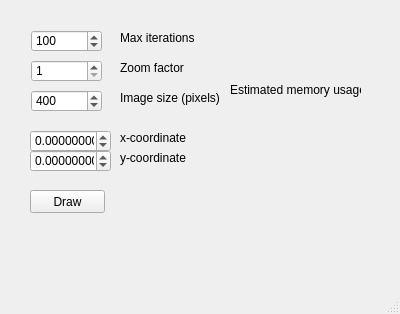
<?xml version="1.0" encoding="UTF-8"?>
<ui version="4.0">
 <class>MainWindow</class>
 <widget class="QMainWindow" name="MainWindow">
  <property name="geometry">
   <rect>
    <x>0</x>
    <y>0</y>
    <width>400</width>
    <height>314</height>
   </rect>
  </property>
  <property name="windowTitle">
   <string>Jargebrot</string>
  </property>
  <widget class="QWidget" name="centralwidget">
   <widget class="QSpinBox" name="iterSpinBox">
    <property name="geometry">
     <rect>
      <x>31</x>
      <y>30</y>
      <width>71</width>
      <height>22</height>
     </rect>
    </property>
    <property name="minimum">
     <number>0</number>
    </property>
    <property name="maximum">
     <number>99999</number>
    </property>
    <property name="value">
     <number>100</number>
    </property>
   </widget>
   <widget class="QSpinBox" name="zoomSpinBox">
    <property name="geometry">
     <rect>
      <x>31</x>
      <y>60</y>
      <width>71</width>
      <height>22</height>
     </rect>
    </property>
    <property name="minimum">
     <number>1</number>
    </property>
    <property name="maximum">
     <number>999999999</number>
    </property>
   </widget>
   <widget class="QSpinBox" name="sizeSpinBox">
    <property name="geometry">
     <rect>
      <x>31</x>
      <y>90</y>
      <width>71</width>
      <height>22</height>
     </rect>
    </property>
    <property name="minimum">
     <number>64</number>
    </property>
    <property name="maximum">
     <number>16000</number>
    </property>
    <property name="value">
     <number>400</number>
    </property>
   </widget>
   <widget class="QLabel" name="label">
    <property name="geometry">
     <rect>
      <x>120</x>
      <y>30</y>
      <width>101</width>
      <height>16</height>
     </rect>
    </property>
    <property name="text">
     <string>Max iterations</string>
    </property>
   </widget>
   <widget class="QLabel" name="label_2">
    <property name="geometry">
     <rect>
      <x>120</x>
      <y>60</y>
      <width>101</width>
      <height>16</height>
     </rect>
    </property>
    <property name="text">
     <string>Zoom factor</string>
    </property>
   </widget>
   <widget class="QLabel" name="label_3">
    <property name="geometry">
     <rect>
      <x>120</x>
      <y>90</y>
      <width>101</width>
      <height>16</height>
     </rect>
    </property>
    <property name="text">
     <string>Image size (pixels)</string>
    </property>
   </widget>
   <widget class="QPushButton" name="pushButton">
    <property name="geometry">
     <rect>
      <x>30</x>
      <y>190</y>
      <width>75</width>
      <height>23</height>
     </rect>
    </property>
    <property name="text">
     <string>Draw</string>
    </property>
   </widget>
   <widget class="QDoubleSpinBox" name="xCoorSB">
    <property name="geometry">
     <rect>
      <x>30</x>
      <y>130</y>
      <width>81</width>
      <height>22</height>
     </rect>
    </property>
    <property name="decimals">
     <number>8</number>
    </property>
    <property name="minimum">
     <double>-2.000000000000000</double>
    </property>
    <property name="maximum">
     <double>2.000000000000000</double>
    </property>
    <property name="singleStep">
     <double>0.100000000000000</double>
    </property>
   </widget>
   <widget class="QDoubleSpinBox" name="yCoorSB">
    <property name="geometry">
     <rect>
      <x>30</x>
      <y>150</y>
      <width>81</width>
      <height>22</height>
     </rect>
    </property>
    <property name="decimals">
     <number>8</number>
    </property>
    <property name="minimum">
     <double>-2.000000000000000</double>
    </property>
    <property name="maximum">
     <double>2.000000000000000</double>
    </property>
    <property name="singleStep">
     <double>0.100000000000000</double>
    </property>
   </widget>
   <widget class="QLabel" name="label_4">
    <property name="geometry">
     <rect>
      <x>120</x>
      <y>130</y>
      <width>101</width>
      <height>16</height>
     </rect>
    </property>
    <property name="text">
     <string>x-coordinate</string>
    </property>
   </widget>
   <widget class="QLabel" name="label_5">
    <property name="geometry">
     <rect>
      <x>120</x>
      <y>150</y>
      <width>101</width>
      <height>16</height>
     </rect>
    </property>
    <property name="text">
     <string>y-coordinate</string>
    </property>
   </widget>
   <widget class="QLabel" name="label_6">
    <property name="geometry">
     <rect>
      <x>230</x>
      <y>80</y>
      <width>131</width>
      <height>20</height>
     </rect>
    </property>
    <property name="text">
     <string>Estimated memory usage:</string>
    </property>
   </widget>
   <widget class="QLabel" name="memUsageLabel">
    <property name="geometry">
     <rect>
      <x>230</x>
      <y>100</y>
      <width>131</width>
      <height>20</height>
     </rect>
    </property>
    <property name="text">
     <string/>
    </property>
   </widget>
   <widget class="QLabel" name="drawingStatus">
    <property name="geometry">
     <rect>
      <x>130</x>
      <y>190</y>
      <width>131</width>
      <height>20</height>
     </rect>
    </property>
    <property name="text">
     <string/>
    </property>
   </widget>
  </widget>
  <widget class="QMenuBar" name="menubar">
   <property name="geometry">
    <rect>
     <x>0</x>
     <y>0</y>
     <width>400</width>
     <height>21</height>
    </rect>
   </property>
  </widget>
  <widget class="QStatusBar" name="statusbar"/>
 </widget>
 <resources/>
 <connections/>
</ui>
